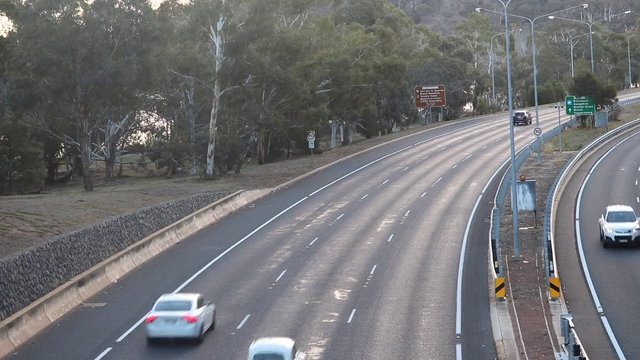
#> input picture frame 117 of Car_Detection_System-master/carv2.mp4, 640 x 360 px
$ python Car_detection.py
#> lines starting #> are read from the running program, lines starting #| are printed output that depends on the picture; after the words box and inside, x2 and y2 are one past the last pixel; in counts of white or black regions, pixels touching at a corner belong together
import cv2
import random
CAR_NUMBER  = random.randint(1111,9999)


#install pythonCv2 by pip command
cap = cv2.VideoCapture('c:\\Users\\soura\\Desktop\\aryan\\carr_detection\\Car_Detection_System-master\\carv2.mp4')
car_cascade = cv2.CascadeClassifier("c:\\Users\\soura\\Desktop\\aryan\\carr_detection\\Car_Detection_System-master\\cars.xml")
#till the requirments are satisfied it will run as true
while True:
    ret, frames = cap.read()
#> frames is the input picture: shape (360, 640, 3); mean B, G, R 115.3, 113, 112.7
    gray = cv2.cvtColor(frames, cv2.COLOR_BGR2GRAY)
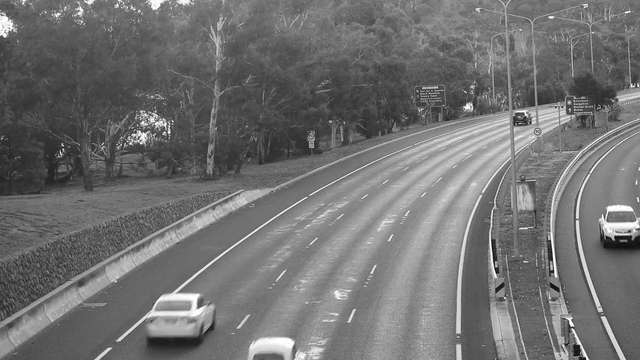
#> gray: shape (360, 640); min 6, max 255, mean 113.2
    cars = car_cascade.detectMultiScale(gray, 1.1, 2)
#> cars = [[500, 95, 39, 39]]

    for (x,y,w,h) in cars:
        plate = frames[y:y + h, x:x + w]
        cv2.rectangle(frames,(x,y),(x +w, y +h) ,(51 ,51,255),2)
        cv2.rectangle(frames, (x, y - 40), (x + w, y), (51,51,255), -2)
        cv2.putText(frames, "car"  , (x, y - 10), cv2.FONT_HERSHEY_SIMPLEX, 0.7, (255, 255, 255), 2)
        cv2.imshow( "car" ,plate)
#> this loop made 1 pass
#> pass 1, `plate = frames[y:y + h, x:x + w]`:
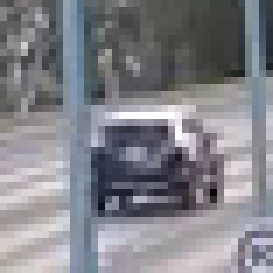
#> plate: shape (39, 39, 3) (shown 7 times larger); mean B, G, R 136.8, 130.6, 130.2
#> pass 1, `cv2.imshow( "car" ,plate)`:
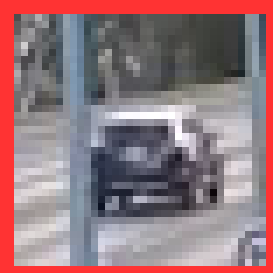
#> window 'car': shape (39, 39, 3) (shown 7 times larger); mean B, G, R 124.3, 118.7, 148.4
#> after the loop:
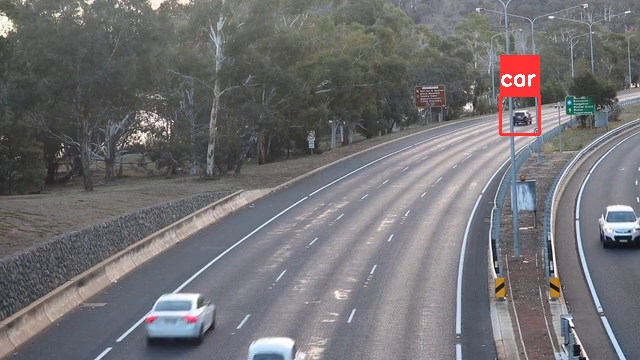
#> frames: shape (360, 640, 3); 0.88% of pixels changed, all inside (x1, y1, x2, y2) = (499, 55, 541, 136)


    frames = cv2.resize(frames,(600,400))
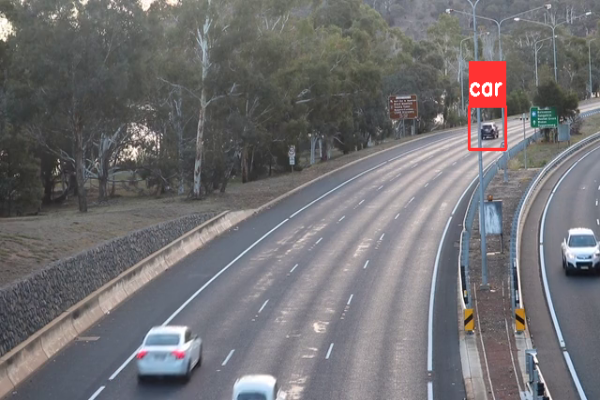
#> frames: shape (400, 600, 3); mean B, G, R 114.9, 112.5, 113.9
    cv2.imshow('Car Detection System', frames)
    # cv2.resizeWindow('Car Detection System', 600, 600)
    k = cv2.waitKey(30) & 0xff
#> (key Esc is pressed here)
    if k == 27:
        break
cv2.destroyAllWindows()

$ run again, starting later in the video
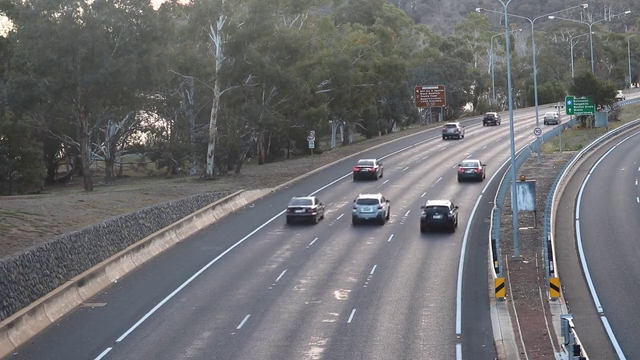
#> input picture frame 527 of Car_Detection_System-master/carv2.mp4, 640 x 360 px
#> frames is the input picture: shape (360, 640, 3); mean B, G, R 110.9, 108.8, 108.9
#> cars = [[476, 104, 29, 29], [432, 110, 42, 42], [445, 147, 48, 48], [341, 144, 50, 50], [270, 181, 60, 60], [336, 182, 62, 62], [404, 187, 65, 65]]
#> the loop `for (x,y,w,h) in cars:` made 7 passes
#> after the loop `for (x,y,w,h) in cars:`:
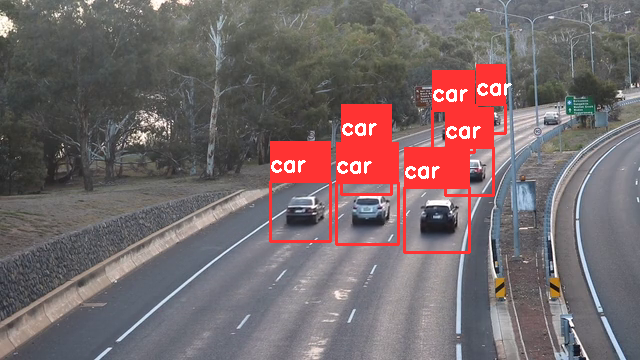
#> frames: shape (360, 640, 3); 7.5% of pixels changed, all inside (x1, y1, x2, y2) = (269, 64, 512, 254)
#> `frames = cv2.resize(frames,(600,400))`:
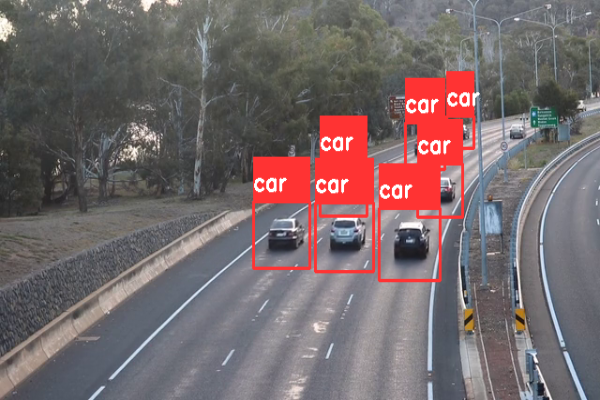
#> frames: shape (400, 600, 3); mean B, G, R 107.1, 105.2, 119.1

$ run again, starting later in the video
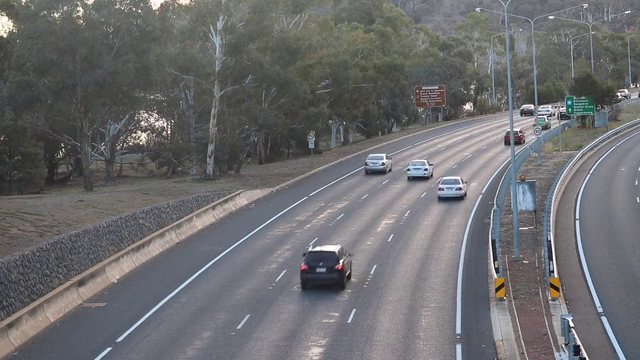
#> input picture frame 938 of Car_Detection_System-master/carv2.mp4, 640 x 360 px
#> frames is the input picture: shape (360, 640, 3); mean B, G, R 110, 108.1, 108.2
#> cars = [[515, 98, 24, 24], [399, 154, 38, 38], [352, 140, 50, 50], [426, 169, 47, 47], [262, 210, 111, 111]]
#> the loop `for (x,y,w,h) in cars:` made 5 passes
#> after the loop `for (x,y,w,h) in cars:`:
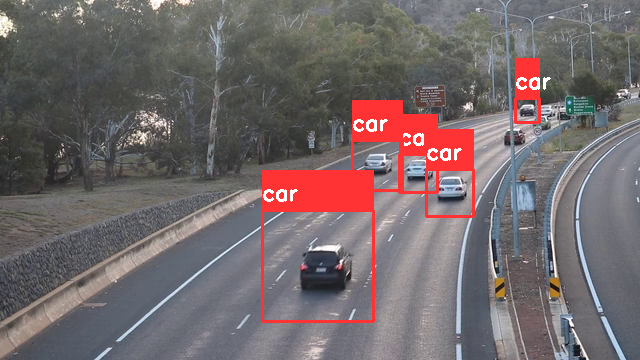
#> frames: shape (360, 640, 3); 5.78% of pixels changed, all inside (x1, y1, x2, y2) = (261, 58, 551, 323)
#> `frames = cv2.resize(frames,(600,400))`:
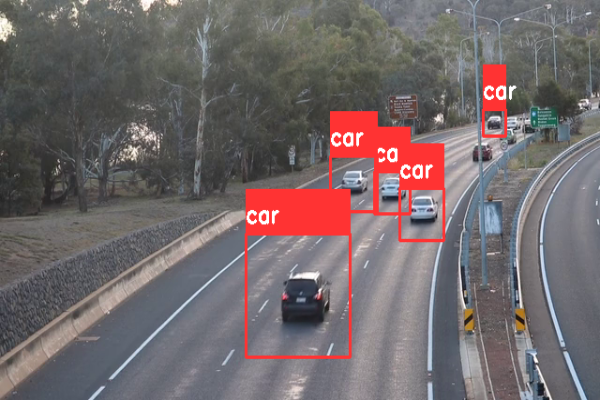
#> frames: shape (400, 600, 3); mean B, G, R 106.5, 104.9, 115.8
